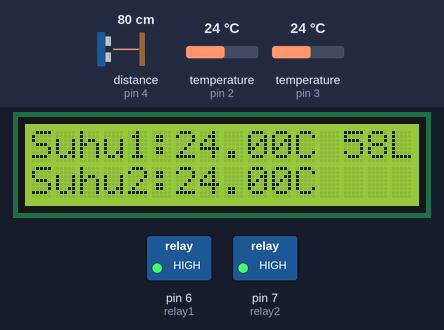
The sketch below on a simulated Arduino Uno, built with avr-gcc and run on an emulated ATmega328P. Shown: 16×2 character LCD, switched loads named in the sketch (green lamp = pin HIGH). Wiring (inferred from the names in the program): ultrasonic range finder: trigger pin 5; echo pin 4. The inputs (shaded band) are chosen by the test bench; at power-on: temperature (sensors on pin 2, pin 3) 24 °C, distance to the obstacle (sensor on pin 4) 80 cm. The echo pulse lasts 58.3 µs per cm; pins used as bus, display or sensor lines are not drawn; what the sketch prints to the serial monitor is not drawn.

Above: at 5.2 s.
5.3 s: temperature (sensor on pin 2) set to 32.3 °C
At 7.7 s:
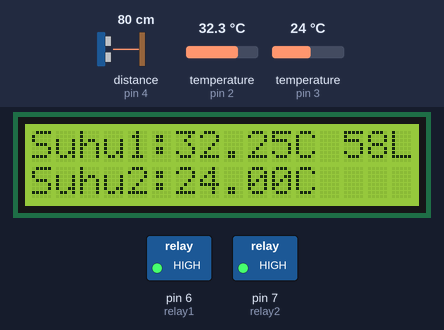
8.9 s: temperature (sensor on pin 2) set to 33.4 °C
At 10.8 s:
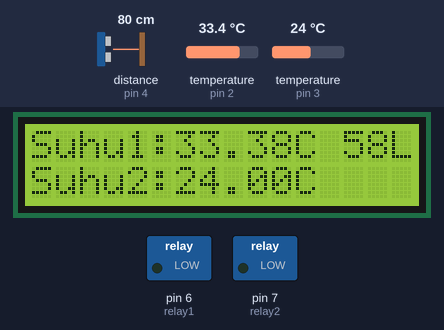
12.5 s: distance to the obstacle (sensor on pin 4) set to 2 cm
At 15.6 s:
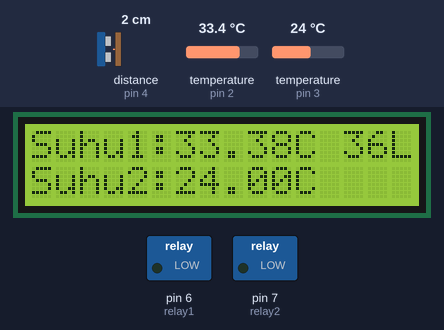
16.4 s: temperature (sensor on pin 3) set to 12 °C
At 18.5 s:
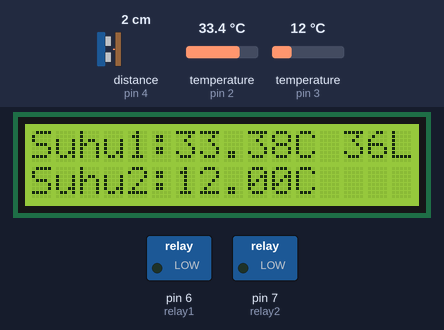
20.0 s: temperature (sensor on pin 2) set to 33 °C
At 21.4 s:
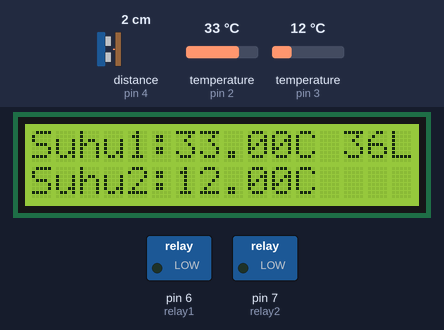
24.1 s: distance to the obstacle (sensor on pin 4) set to 4 cm
At 26.0 s:
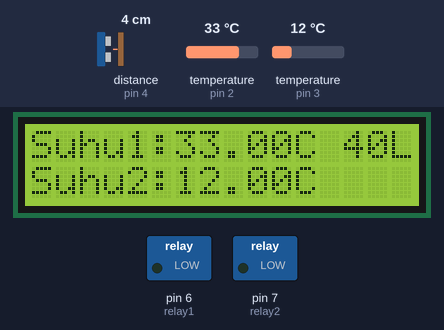
Timing chart, 0 to 27.5 s (numbered marks = the images above; inputs shaded):
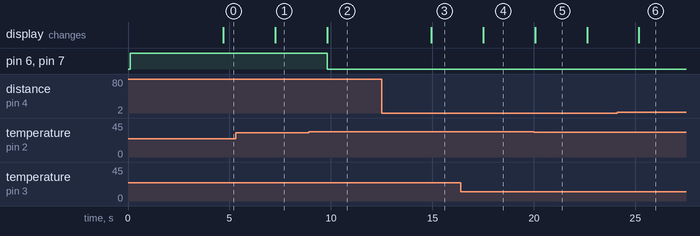

Measured:
- the behaviour switches between 32.9 and 33 °C on temperature (sensor on pin 2) (found by bisection; images 1 and 2)
- after the input at 5.3 s, the display: changes after 2.0 s (image 1)
- after the input at 8.9 s, pin 6 (relay1), pin 7 (relay2): HIGH → LOW after 0.92 s; the display: changes after 0.92 s (image 2)
- after the input at 12.5 s, the display: changes after 2.4 s (image 3)
- after the input at 16.4 s, the display: changes after 1.1 s (image 4)
- after the input at 20.0 s, the display: changes after 0.06 s (image 5)
- after the input at 24.1 s, the display: changes after 1.1 s (image 6)

The sketch:

essa.ino
```cpp
#include <Wire.h>
#include <LiquidCrystal_I2C.h>
#include <OneWire.h> //library OneWire
#include <DallasTemperature.h>
#define ONE_WIRE_BUS1 2
#define ONE_WIRE_BUS2 3
#define relay1 6
#define relay2 7
LiquidCrystal_I2C lcd(0x27, 16, 2);

OneWire oneWire1(ONE_WIRE_BUS1);
OneWire oneWire2(ONE_WIRE_BUS2);
DallasTemperature sensors1(&oneWire1);
DallasTemperature sensors2(&oneWire2);
float suhu1 , suhu2;
int panjang = 50;
int lebar = 40;
int trig_pin = 5;
int echo_pin = 4;
long echotime;
int distance, liter;
int on = 1;
int of = 0;
int sensorUltra;
long angka;
void setup()
{
  Serial.begin(9600);
  lcd.init();
  lcd.backlight();
  lcd.setCursor(0, 0);
  lcd.print("Essa Fawwaz Azha");
  lcd.setCursor(0, 1);
  lcd.print("   065113086");
  sensors1.begin();
  sensors2.begin();
  pinMode(relay1, OUTPUT);
  pinMode(relay2, OUTPUT);

  pinMode(trig_pin, OUTPUT);
  pinMode(echo_pin, INPUT);
  digitalWrite(trig_pin, LOW);
  digitalWrite(relay1, on);
  digitalWrite(relay2, on);
  delay(3000);
}


void loop()
{
  sensor();
  ultra();
  tampil();
  logika();
  delay(1000);
}

void sensor() {
  sensors1.requestTemperatures();
  sensors2.requestTemperatures();
  suhu1 = sensors1.getTempCByIndex(0);
  suhu2 = sensors2.getTempCByIndex(0);

  Serial.print("Suhu 1 -> ");
  Serial.println(suhu1);
  Serial.print("Suhu 2 -> ");
  Serial.println(suhu2);
}

void ultra() {
  digitalWrite(trig_pin, HIGH);
  delayMicroseconds(10);
  digitalWrite(trig_pin, LOW);
  echotime = pulseIn(echo_pin, HIGH);
  distance = 0.0001 * ((float)echotime * 340.0) / 2.0;
  sensorUltra = distance-36;
  liter = (panjang * lebar * sensorUltra) / 1000;
  Serial.print(distance);
  Serial.println(" cm");
  Serial.print(liter);
  Serial.println(" liter");
}

void tampil() {
  lcd.setCursor(0, 0);
  lcd.print("Suhu1:");
  lcd.print(suhu1);
  lcd.print("C ");
  lcd.print(liter + 40);
  lcd.print("L ");

  lcd.setCursor(0, 1);
  lcd.print("Suhu2:");
  lcd.print(suhu2);
  lcd.print("C ");
}

void logika () {
  if (suhu1 < 33) {
    digitalWrite(relay1, on);
    digitalWrite(relay2, on);
  } else {
    digitalWrite(relay1, of);
    digitalWrite(relay2, of);
  }
}
```
